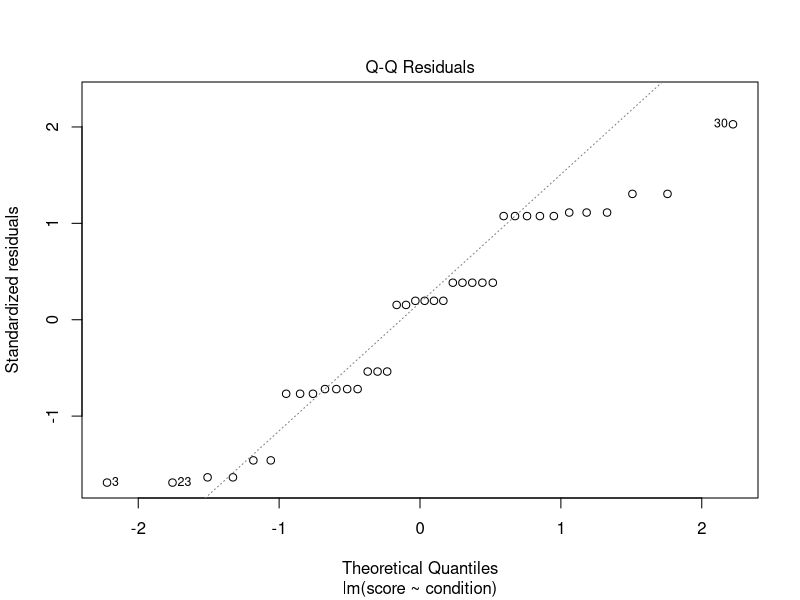
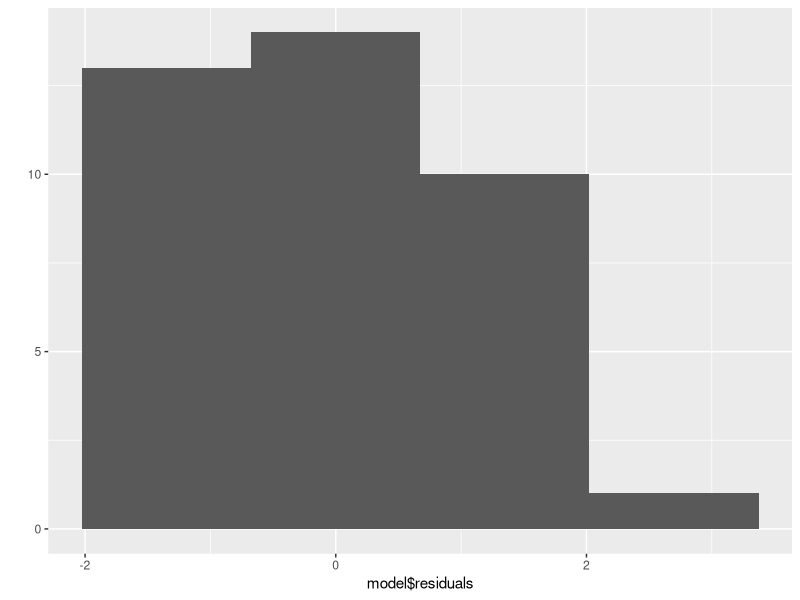
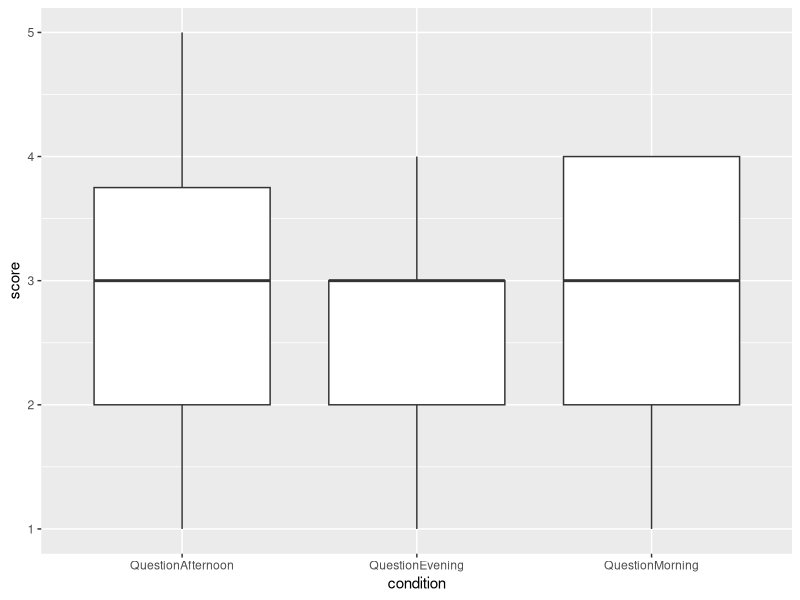

These figures' R source, in order:
## ---- chunk 1
# Set default behavior for all code chunks here:
knitr::opts_chunk$set(
  echo = TRUE, 
  message = FALSE, 
  warning = FALSE, 
  fig.width = 16/2, 
  fig.height = 9/2
)

library(dplyr)
library(tidyr)
library(ggplot2)
library(knitr)
library(readr)

data_raw <- read.csv("data_raw.csv")
## ---- chunk 2
# data cleaning
data_raw <- data_raw[-1:-2, ]

data_clean <- data_raw |>
  filter(Finished != "FALSE")|>
  filter(Consent != "No") |> 
  select(-(1:(ncol(data_raw) - 4)))|>
  pivot_longer(cols = c(QuestionMorning, QuestionAfternoon, QuestionEvening), 
               names_to = "condition", values_to = "score") |>
  filter(!is.na(score))

data_clean$score <- as.numeric(data_clean$score)

data_clean <- data_clean |>
  filter(!is.na(score))

names <- c("car", "condition", "score")
colnames(data_clean) <- names

# write the cleaned data into csv for submission
write_csv(data_clean, file = "clean_data.csv")
## ---- chunk 3
# fit the model
model <- lm(score~condition, data = data_clean)
## ---- chunk 4
# descriptive data
data_clean |>
  group_by(condition) |>
  summarize(n = n(),
            mean = mean(score),
            sd = sd(score)
  )
## ---- chunk 5
plot(model, which = 2)
## ---- chunk 6
qplot(model$residuals, bins = 4)
## ---- chunk 7
anova(model)
## ---- chunk 8
ggplot(data = data_clean, aes(x =condition, y = score)) + geom_boxplot()
## ---- chunk 9
MSE = 1.3881
df_E = 32
t <- qt(.975, df_E)

# LSD for ConditionMorning and ConditionAfternoon
LSD1 = t*sqrt(MSE)*sqrt(1/11+1/13)

# LSD for ConditionAfternoon and ConditionEvening
LSD2 = t*sqrt(MSE)*sqrt(1/13+1/11)

# LSD for ConditionMorning and ConditionEvening
LSD3 = t*sqrt(MSE)*sqrt(1/11+1/11)

# Mean difference between ConditionMorning and ConditionAfternoon
mean1 <- 3.45-2
# Mean difference between ConditionAfternoon and ConditionEvening
mean2 <- 3.45-2.15
# Mean difference between ConditionMorning and ConditionEvening
mean3 <- 2.15-2
## ---- chunk 10
# create a data frame to store LSD and mean differences
df <- data.frame(
  Comparison = c("ConditionMorning and ConditionAfternoon", 
                 "ConditionAfternoon and ConditionEvening", 
                 "ConditionMorning and ConditionEvening"),
  LSD = c(LSD1, LSD2, LSD3),
  MeanDifference = c(mean1, mean2, mean3),
  Significant = c("Yes", "Yes", "No")
)

# Create a table using kable
table <- kable(df)
table
## ---- chunk 11
# calculate lower and upper bounds for each comparison
LL1 <- mean1 - LSD1 #lower limit
UL1 <- mean1 + LSD1 #upper limit

LL2 <- mean2 - LSD2 #lower limit
UL2 <- mean2 + LSD2 #upper limit

LL3 <- mean3 - LSD3 #lower limit
UL3 <- mean3 + LSD3 #upper limit

# create a data frame to store confidence intervals
df2 <- data.frame(
  Comparison = c("ConditionMorning and ConditionAfternoon", 
                 "ConditionAfternoon and ConditionEvening", 
                 "ConditionMorning and ConditionEvening"),
  LowerLimit = c(LL1, LL2, LL3),
  UpperLimit = c(UL1, UL2, UL3),
  Significant = c("Yes", "Yes", "No")
)

# Create a table using kable
table <- kable(df2)
table
## ---- chunk 12
# calculate the effect size scores
D1 = mean1/sqrt(MSE)
D2 = mean2/sqrt(MSE)

# create a data frame to store effect size scores
df3 <- data.frame(
  Comparison = c("ConditionMorning and ConditionAfternoon", 
                 "ConditionAfternoon and ConditionEvening"),
  D = c(D1, D2)
)

# Create a table using kable
table <- kable(df3)
table
## ---- chunk 13
R2 = 14.323/(14.323+44.420)
